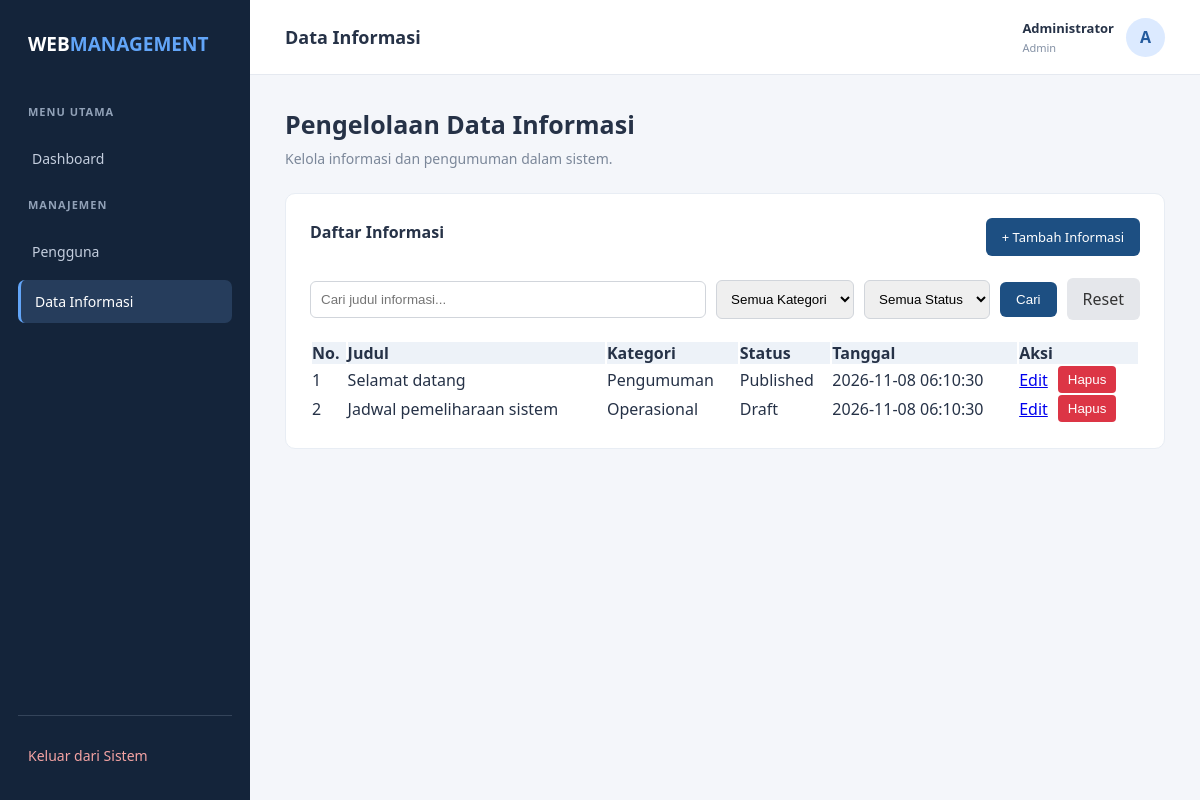
Screenshot of /informasi/index.php (signed in) with the database file from the repository.
### tables this page shows
CREATE TABLE IF NOT EXISTS informasi (
  id         INT UNSIGNED NOT NULL AUTO_INCREMENT PRIMARY KEY,
  judul      VARCHAR(150) NOT NULL,
  kategori   VARCHAR(100) NOT NULL,
  isi        TEXT NOT NULL,
  status     ENUM('Draft','Published') NOT NULL DEFAULT 'Draft',
  created_at TIMESTAMP NOT NULL DEFAULT CURRENT_TIMESTAMP
);

### informasi/index.php (the view, shortened to what this page needs)
<?php
require_once "../config/database.php";
$search = isset($_GET["search"]) && is_string($_GET["search"])
    ? trim($_GET["search"])
    : "";
$categoryFilter = isset($_GET["kategori"]) && is_string($_GET["kategori"])
    ? $_GET["kategori"]
    : "all";
$statusFilter = isset($_GET["status"]) && is_string($_GET["status"])
    ? $_GET["status"]
    : "all";
$searchPattern = "%" . $search . "%";
$sql = "
    SELECT id, judul, kategori, isi, status, created_at
    FROM informasi
    WHERE (? = '' OR judul LIKE ?)
    AND (? = 'all' OR kategori = ?)
    AND (? = 'all' OR status = ?)
    ORDER BY created_at DESC
";
$stmt = mysqli_prepare($conn, $sql);
mysqli_stmt_bind_param(
    $stmt,
    "ssssss",
    $search,
    $searchPattern,
    $categoryFilter,
    $categoryFilter,
    $statusFilter,
    $statusFilter
);
if (!mysqli_stmt_execute($stmt)) {
    die("Gagal mengambil data informasi.");
}
$query = mysqli_stmt_get_result($stmt);
?>
<!DOCTYPE html>
<html lang="id">
<head>
    <link rel="stylesheet" href="../assets/css/style.css">
</head>
<body>
<div class="app-container">
    <aside class="sidebar">
        <div class="brand">
            WEB<span>MANAGEMENT</span>
        </div>
        <div class="menu-label">MENU UTAMA</div>
        <ul class="nav-menu">
            <li>
                <a href="../dashboard.php">Dashboard</a>
            </li>
        </ul>
        <div class="menu-label">MANAJEMEN</div>
        <ul class="nav-menu">
            <li>
                <a href="../pengguna/index.php">Pengguna</a>
            </li>
            <li>
                <a href="index.php" class="active">Data Informasi</a>
            </li>
        </ul>
        <div class="sidebar-footer">
            <a href="../logout.php">Keluar dari Sistem</a>
        </div>
    </aside>
    <main class="main-content">
        <header class="topbar">
            <h2>Data Informasi</h2>
            <div class="user-info">
                <div>
                    <div class="user-name">
                        <?= htmlspecialchars($_SESSION["name"]) ?>
                    </div>
                    <div class="user-role">
                        <?= htmlspecialchars(ucfirst($_SESSION["role"])) ?>
                    </div>
                </div>
                <div class="avatar">
                    <?= htmlspecialchars(
                        strtoupper(substr($_SESSION["name"], 0, 1))
                    ) ?>
                </div>
            </div>
        </header>
        <section class="content">
            <div class="page-heading">
                <h1>Pengelolaan Data Informasi</h1>
                <p>
                    Kelola informasi dan pengumuman dalam sistem.
                </p>
            </div>
            <div class="panel">
                <div style="display:flex;
                            justify-content:space-between;
                            align-items:center;
                            flex-wrap:wrap;
                            gap:12px;">
                    <h3>Daftar Informasi</h3>
                    <a href="tambah.php"
                       style="background:#1d4f82;
                              color:white;
                              padding:10px 16px;
                              border-radius:6px;
                              text-decoration:none;
                              font-size:13px;">
                        + Tambah Informasi
                    </a>
                </div>
                <br>
                <form method="GET"
                      action="index.php"
                      style="display:flex;
                             gap:10px;
                             flex-wrap:wrap;
                             align-items:center;
                             margin-bottom:20px;">
                    <input
                        type="text"
                        name="search"
                        placeholder="Cari judul informasi..."
                        value="<?= htmlspecialchars($search) ?>"
                        style="padding:10px;
                               border:1px solid #d1d5db;
                               border-radius:6px;
                               min-width:200px;
                               flex:1;"
                    >
                    <select
                        name="kategori"
                        style="padding:10px;
                               border:1px solid #d1d5db;
                               border-radius:6px;"
                    >
                        <option value="all"
                            <?= $categoryFilter === "all" ? "selected" : "" ?>>
                            Semua Kategori
                        </option>
                    </select>
                    <select
                        name="status"
                        style="padding:10px;
                               border:1px solid #d1d5db;
                               border-radius:6px;"
                    >
                        <option value="all"
                            <?= $statusFilter === "all" ? "selected" : "" ?>>
                            Semua Status
                        </option>
                    </select>
                    <button
                        type="submit"
                        style="background:#1d4f82;
                               color:white;
                               border:none;
                               padding:10px 16px;
                               border-radius:6px;
                               cursor:pointer;"
                    >
                        Cari
                    </button>
                    <a
                        href="index.php"
                        style="background:#e5e7eb;
                               color:#333;
                               padding:10px 16px;
                               border-radius:6px;
                               text-decoration:none;"
                    >
                        Reset
                    </a>
                </form>
                <table width="100%" cellpadding="12">
                    <thead>
                        <tr style="background:#edf2f8;">
                            <th align="left">No.</th>
                            <th align="left">Judul</th>
                            <th align="left">Kategori</th>
                            <th align="left">Status</th>
                            <th align="left">Tanggal</th>
                            <th align="left">Aksi</th>
                        </tr>
                    </thead>
                    <tbody>
                        <?php if (mysqli_num_rows($query) > 0): ?>
                            <?php $no = 1; ?>
                            <?php while ($row = mysqli_fetch_assoc($query)): ?>
                                <tr>
                                    <td><?= $no++ ?></td>
                                    <td>
                                        <?= htmlspecialchars($row["judul"]) ?>
                                    </td>
                                    <td>
                                        <?= htmlspecialchars($row["kategori"]) ?>
                                    </td>
                                    <td>
                                        <?= htmlspecialchars($row["status"]) ?>
                                    </td>
                                    <td>
                                        <?= htmlspecialchars($row["created_at"]) ?>
                                    </td>
<td>
    <div style="display:flex;
                gap:10px;
                align-items:center;">
        <a href="edit.php?id=<?= (int)$row["id"] ?>">
            Edit
        </a>
        <?php if ($_SESSION["role"] === "admin"): ?>
            <form
                method="POST"
                action="delete.php"
                onsubmit="return confirm('Apakah kamu yakin ingin menghapus informasi ini?');"
                style="margin:0;"
            >
                <button
                    type="submit"
                    style="background:#dc3545;
                           color:white;
                           border:none;
                           padding:6px 10px;
                           border-radius:4px;
                           cursor:pointer;"
                >
                    Hapus
                </button>
            </form>
        <?php endif; ?>
    </div>
</td>
                                </tr>
                            <?php endwhile; ?>
                        <?php endif; ?>
                    </tbody>
                </table>
            </div>
        </section>
    </main>
</div>
</body>
</html>

### assets/css/style.css (style rules this page uses)
* { margin: 0; padding: 0; box-sizing: border-box; }
body { font-family: "Segoe UI", Arial, sans-serif; background: #f4f6fa; color: #263247; }
.app-container { display: flex; min-height: 100vh; }
.sidebar { width: 250px; background: #14243a; color: #ffffff; padding: 25px 18px; display: flex; flex-direction: column; flex-shrink: 0; }
.brand { font-size: 19px; font-weight: 700; padding: 5px 10px 35px; line-height: 1.5; }
.brand span { color: #62a5f8; }
.menu-label { color: #91a1b7; font-size: 11px; font-weight: 600; letter-spacing: 1px; padding: 10px; margin-bottom: 8px; }
.nav-menu { list-style: none; }
.nav-menu li { margin-bottom: 7px; }
.nav-menu a { display: block; color: #c4cede; text-decoration: none; padding: 12px 14px; border-radius: 7px; font-size: 14px; transition: 0.2s; }
.nav-menu a:hover, .nav-menu a.active { background: #263d5c; color: #ffffff; }
.nav-menu a.active { border-left: 3px solid #62a5f8; }
.sidebar-footer { margin-top: auto; border-top: 1px solid #34445a; padding-top: 20px; }
.sidebar-footer a { display: block; color: #f5a3a3; text-decoration: none; padding: 10px; font-size: 14px; }
.main-content { flex: 1; min-width: 0; }
.topbar { height: 75px; background: #ffffff; border-bottom: 1px solid #e5e9f0; display: flex; justify-content: space-between; align-items: center; padding: 0 35px; }
.topbar h2 { font-size: 18px; color: #263247; }
.user-info { display: flex; align-items: center; gap: 12px; }
.avatar { width: 39px; height: 39px; border-radius: 50%; background: #dceaff; color: #245b9e; display: flex; align-items: center; justify-content: center; font-weight: 700; }
.user-name { font-size: 13px; font-weight: 600; }
.user-role { font-size: 11px; color: #8491a5; margin-top: 3px; }
.content { padding: 32px 35px; }
.page-heading { margin-bottom: 25px; }
.page-heading h1 { font-size: 25px; margin-bottom: 8px; }
.page-heading p { color: #7b8799; font-size: 14px; }
.panel { background: #ffffff; border: 1px solid #e8edf4; border-radius: 10px; padding: 24px; margin-bottom: 22px; }
.panel h3 { font-size: 16px; margin-bottom: 10px; }

### rows the page displays
informasi: judul "Selamat datang", kategori "Pengumuman", status "Published", created_at "2026-11-08 06:10:30"
informasi: judul "Jadwal pemeliharaan sistem", kategori "Operasional", status "Draft", created_at "2026-11-08 06:10:30"

### other values shown
$_SESSION["name"] "Administrator"
$_SESSION["role"] "Admin"
substr($_SESSION["name"], 0, 1) "A"
